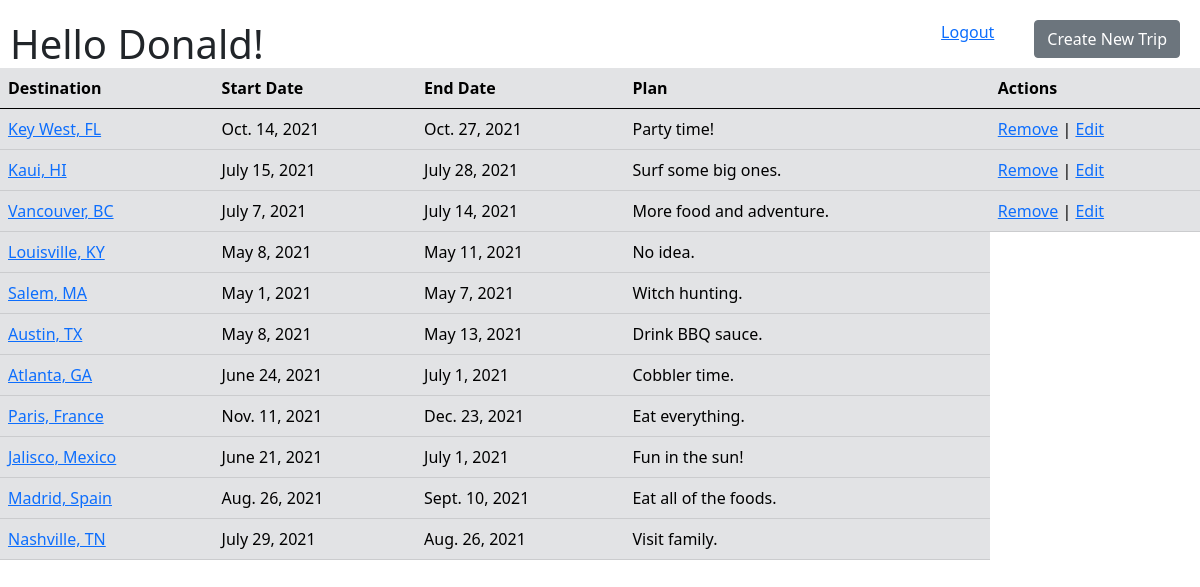
The page /user/hello (signed in) on the database its author committed.
### buddy_app/models.py (models this page shows)
class User(models.Model):
    first_name = models.CharField(max_length=50)
    last_name = models.CharField(max_length=50)
    email = models.CharField(max_length=50)
    password = models.CharField(max_length=50)
    created_at = models.DateTimeField(auto_now_add=True)
    updated_at = models.DateTimeField(auto_now=True)
    objects  = UserManager()

class Trip(models.Model):
    destination = models.CharField(max_length=50)
    start_date = models.DateField()
    end_date = models.DateField()
    plan = models.CharField(max_length=255)
    user_trip = models.ForeignKey(User, related_name="user_trips", on_delete=models.CASCADE)
    created_at = models.DateTimeField(auto_now_add=True)
    updated_at = models.DateTimeField(auto_now=True)
    objects = TripManager()

### buddy_app/views.py (the view)
# urls.py: path('user/hello', views.dashboard),
def dashboard(request):
    context = {
        'logged_user': User.objects.get(id=request.session['logged_user']),
        'all_trips': Trip.objects.all().order_by('-created_at')
        }
    return render(request, 'hello.html', context)

### buddy_app/templates/hello.html (shortened to what this page needs)
<!DOCTYPE html>
<html lang="en">
<head>
    {% load static %}
<link rel="stylesheet" href="{% static 'css/buddy.css' %}"/>
<link href="https://cdn.jsdelivr.net/npm/bootstrap@5.0.0-beta3/dist/css/bootstrap.min.css" rel="stylesheet">
</head>
<body>
    <div id="hello">
    <h1>Hello {{logged_user.first_name}}!</h1>
    <a href="/user/trip" class="btn btn-secondary" role="button">Create New Trip</a>
    <a href="/user/logout">Logout</a>
    </div>
    <div id="table">
    <table class="table table-secondary">
        <thead>
        <tr>
            <th>Destination</th>
            <th>Start Date</th>
            <th>End Date</th>
            <th>Plan</th>
            <th>Actions</th>
        </tr>
        </thead>
        <tbody>
            {% for trip in all_trips %}
            <tr>
            <td><a href="/trip/{{trip.id}}/view">{{trip.destination}}</a></td>
            <td>{{trip.start_date}}</td>
            <td>{{trip.end_date}}</td>
            <td>{{trip.plan}}</td>
            {% if trip.user_trip.id == request.session.logged_user %}
            <td><a href="/remove/{{trip.id}}">Remove</a><span> | </span><a href="/trip/{{trip.id}}/edit">Edit</a></td>
            {% endif %}
        </tr>
        {% endfor %}
        </tbody>
    </table>
    </div>
</body>
</html>

### buddy_app/static/css/buddy.css (style rules this page uses)
* { margin:0; padding:0; }
h1 { display: block; margin-bottom: 20px; }
#hello h1 { margin:20px 0 0 10px; display: inline-block; }
#hello a { float: right; margin: 20px 20px 0 20px; }
a.btn.btn-secondary { margin:10px 20px 0 20px; }

### rows shown on the page
User: first_name "Donald"
Trip: destination "Key West, FL", start_date "Oct. 14, 2021", end_date "Oct. 27, 2021", plan "Party time!"
Trip: destination "Kaui, HI", start_date "July 15, 2021", end_date "July 28, 2021", plan "Surf some big ones."
Trip: destination "Vancouver, BC", start_date "July 7, 2021", end_date "July 14, 2021", plan "More food and adventure."
Trip: destination "Louisville, KY", start_date "May 8, 2021", end_date "May 11, 2021", plan "No idea."
Trip: destination "Salem, MA", start_date "May 1, 2021", end_date "May 7, 2021", plan "Witch hunting."
Trip: destination "Austin, TX", start_date "May 8, 2021", end_date "May 13, 2021", plan "Drink BBQ sauce."
Trip: destination "Atlanta, GA", start_date "June 24, 2021", end_date "July 1, 2021", plan "Cobbler time."
Trip: destination "Paris, France", start_date "Nov. 11, 2021", end_date "Dec. 23, 2021", plan "Eat everything."
Trip: destination "Jalisco, Mexico", start_date "June 21, 2021", end_date "July 1, 2021", plan "Fun in the sun!"
Trip: destination "Madrid, Spain", start_date "Aug. 26, 2021", end_date "Sept. 10, 2021", plan "Eat all of the foods."
Trip: destination "Nashville, TN", start_date "July 29, 2021", end_date "Aug. 26, 2021", plan "Visit family."
